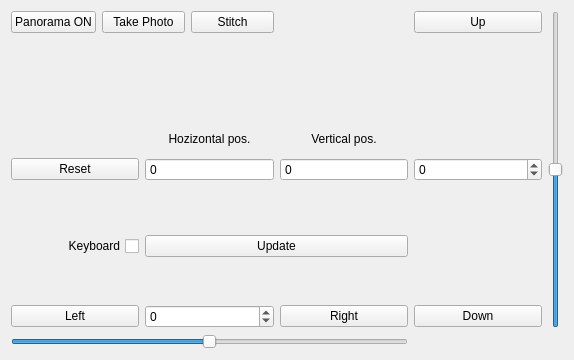
<?xml version="1.0" encoding="UTF-8"?>
<ui version="4.0">
 <class>Form</class>
 <widget class="QWidget" name="Form">
  <property name="geometry">
   <rect>
    <x>0</x>
    <y>0</y>
    <width>574</width>
    <height>360</height>
   </rect>
  </property>
  <property name="contextMenuPolicy">
   <enum>Qt::DefaultContextMenu</enum>
  </property>
  <property name="acceptDrops">
   <bool>false</bool>
  </property>
  <property name="windowTitle">
   <string>CamControl</string>
  </property>
  <layout class="QVBoxLayout" name="verticalLayout">
   <item>
    <layout class="QGridLayout" name="gridLayout">
     <property name="rightMargin">
      <number>0</number>
     </property>
     <property name="spacing">
      <number>6</number>
     </property>
     <item row="6" column="2">
      <widget class="QLabel" name="cam_horizontal_label">
       <property name="text">
        <string>Hozizontal pos.</string>
       </property>
       <property name="alignment">
        <set>Qt::AlignBottom|Qt::AlignHCenter</set>
       </property>
      </widget>
     </item>
     <item row="10" column="2" colspan="2">
      <widget class="QPushButton" name="cam_update_btn">
       <property name="text">
        <string>Update</string>
       </property>
      </widget>
     </item>
     <item row="11" column="4">
      <widget class="QPushButton" name="cam_down_btn">
       <property name="maximumSize">
        <size>
         <width>150</width>
         <height>16777215</height>
        </size>
       </property>
       <property name="text">
        <string>Down</string>
       </property>
      </widget>
     </item>
     <item row="11" column="1">
      <widget class="QPushButton" name="cam_left_btn">
       <property name="maximumSize">
        <size>
         <width>150</width>
         <height>16777215</height>
        </size>
       </property>
       <property name="text">
        <string>Left</string>
       </property>
      </widget>
     </item>
     <item row="8" column="3">
      <widget class="QSpinBox" name="cam_vertical_pos_info">
       <property name="enabled">
        <bool>true</bool>
       </property>
       <property name="frame">
        <bool>true</bool>
       </property>
       <property name="readOnly">
        <bool>true</bool>
       </property>
       <property name="buttonSymbols">
        <enum>QAbstractSpinBox::NoButtons</enum>
       </property>
       <property name="minimum">
        <number>-90</number>
       </property>
       <property name="maximum">
        <number>90</number>
       </property>
      </widget>
     </item>
     <item row="11" column="2">
      <widget class="QSpinBox" name="cam_horizontal_field">
       <property name="minimum">
        <number>-180</number>
       </property>
       <property name="maximum">
        <number>180</number>
       </property>
      </widget>
     </item>
     <item row="10" column="4">
      <spacer name="verticalSpacer_2">
       <property name="orientation">
        <enum>Qt::Vertical</enum>
       </property>
       <property name="sizeHint" stdset="0">
        <size>
         <width>20</width>
         <height>40</height>
        </size>
       </property>
      </spacer>
     </item>
     <item row="8" column="4">
      <widget class="QSpinBox" name="cam_vertical_field">
       <property name="minimum">
        <number>-90</number>
       </property>
       <property name="maximum">
        <number>90</number>
       </property>
      </widget>
     </item>
     <item row="5" column="7" rowspan="7">
      <widget class="QSlider" name="cam_vertical_slider">
       <property name="minimum">
        <number>-90</number>
       </property>
       <property name="maximum">
        <number>90</number>
       </property>
       <property name="orientation">
        <enum>Qt::Vertical</enum>
       </property>
      </widget>
     </item>
     <item row="10" column="1">
      <widget class="QCheckBox" name="cam_keyboard_check_box">
       <property name="layoutDirection">
        <enum>Qt::RightToLeft</enum>
       </property>
       <property name="text">
        <string>Keyboard</string>
       </property>
      </widget>
     </item>
     <item row="11" column="3">
      <widget class="QPushButton" name="cam_right_btn">
       <property name="text">
        <string>Right</string>
       </property>
      </widget>
     </item>
     <item row="13" column="1" colspan="3">
      <widget class="QSlider" name="cam_horizontal_slider">
       <property name="minimum">
        <number>-180</number>
       </property>
       <property name="maximum">
        <number>180</number>
       </property>
       <property name="orientation">
        <enum>Qt::Horizontal</enum>
       </property>
      </widget>
     </item>
     <item row="8" column="1">
      <widget class="QPushButton" name="cam_reset_btn">
       <property name="text">
        <string>Reset</string>
       </property>
      </widget>
     </item>
     <item row="8" column="2">
      <widget class="QSpinBox" name="cam_horizontal_pos_info">
       <property name="enabled">
        <bool>true</bool>
       </property>
       <property name="readOnly">
        <bool>true</bool>
       </property>
       <property name="buttonSymbols">
        <enum>QAbstractSpinBox::NoButtons</enum>
       </property>
       <property name="minimum">
        <number>-180</number>
       </property>
       <property name="maximum">
        <number>180</number>
       </property>
      </widget>
     </item>
     <item row="6" column="3">
      <widget class="QLabel" name="cam_vertical_label">
       <property name="text">
        <string>Vertical pos.</string>
       </property>
       <property name="alignment">
        <set>Qt::AlignBottom|Qt::AlignHCenter</set>
       </property>
       <property name="wordWrap">
        <bool>false</bool>
       </property>
      </widget>
     </item>
     <item row="6" column="4">
      <spacer name="verticalSpacer_3">
       <property name="orientation">
        <enum>Qt::Vertical</enum>
       </property>
       <property name="sizeHint" stdset="0">
        <size>
         <width>20</width>
         <height>40</height>
        </size>
       </property>
      </spacer>
     </item>
     <item row="5" column="4">
      <widget class="QPushButton" name="cam_up_btn">
       <property name="maximumSize">
        <size>
         <width>150</width>
         <height>16777215</height>
        </size>
       </property>
       <property name="text">
        <string>Up</string>
       </property>
      </widget>
     </item>
     <item row="6" column="1">
      <spacer name="verticalSpacer">
       <property name="orientation">
        <enum>Qt::Vertical</enum>
       </property>
       <property name="sizeHint" stdset="0">
        <size>
         <width>20</width>
         <height>40</height>
        </size>
       </property>
      </spacer>
     </item>
     <item row="5" column="1" colspan="2">
      <layout class="QHBoxLayout" name="horizontalLayout">
       <item>
        <widget class="QPushButton" name="pano_btn">
         <property name="text">
          <string>Panorama ON</string>
         </property>
        </widget>
       </item>
       <item>
        <widget class="QPushButton" name="take_photo_btn">
         <property name="text">
          <string>Take Photo</string>
         </property>
        </widget>
       </item>
       <item>
        <widget class="QPushButton" name="stitch_pano_btn">
         <property name="text">
          <string>Stitch</string>
         </property>
        </widget>
       </item>
      </layout>
     </item>
    </layout>
   </item>
  </layout>
 </widget>
 <resources/>
 <connections/>
</ui>
